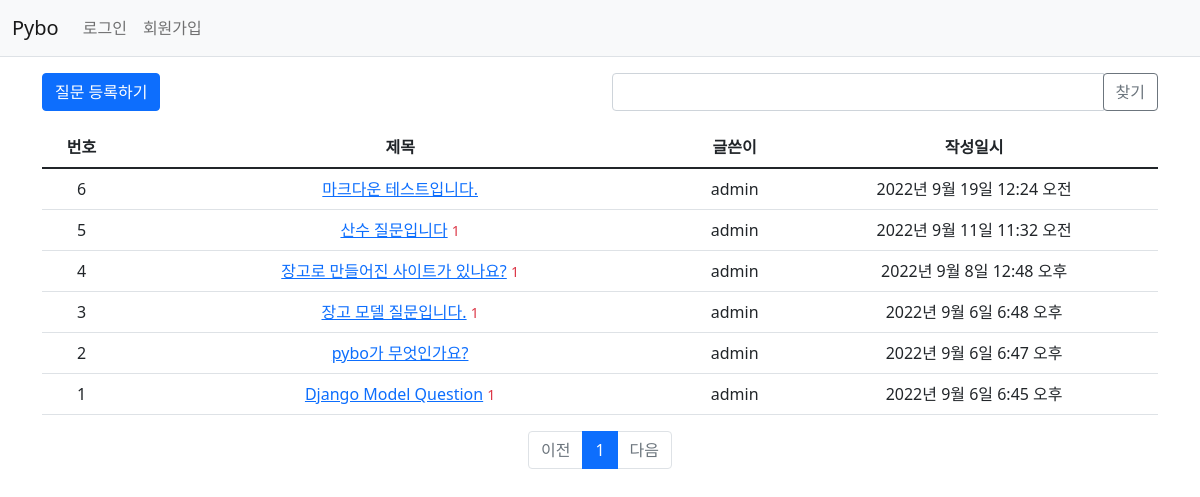
Screenshot of /pybo/ with the database file from the repository.
### pybo/models.py (models this page shows, shortened)
class Question(models.Model):
    author = models.ForeignKey(User, on_delete=models.CASCADE, related_name='author_question')
    subject = models.CharField(max_length=200)
    content = models.TextField()
    create_date = models.DateTimeField()
    modify_date = models.DateTimeField(null=True, blank=True)
    voter = models.ManyToManyField(User, related_name='voter_question')

### pybo/views/base_views.py (the view, shortened to what this page needs)
# urls.py: path('', base_views.index, name='index'),  # '/' 에 해당되는 path
def index(request):
    page = request.GET.get('page', '1')  # 페이지
    kw = request.GET.get('kw', '')  # 검색어
    question_list = Question.objects.order_by('-create_date')
    paginator = Paginator(question_list, 10)  # 페이지당 10개씩 보여주기
    page_obj = paginator.get_page(page)
    context = {'question_list': page_obj, 'page': page, 'kw': kw}
    return render(request, 'pybo/question_list.html', context)

### pybo/templatetags/pybo_filter.py (called while the page is built)
@register.filter
def sub(value, arg):
    return value - arg

### templates/pybo/question_list.html (shortened to what this page needs)
{% extends 'base.html' %}
{% load pybo_filter %}
{% block content %}
<div class="container my-3">
    <div class="row my-3">
        <div class="col-6">
            <a href="{% url 'pybo:question_create' %}" class="btn btn-primary">질문 등록하기</a>
        </div>
        <div class="col-6">
            <div class="input-group">
                <input type="text" id="search_kw" class="form-control" value="{{ kw|default_if_none:'' }}">
                <div class="input-group-append">
                    <button class="btn btn-outline-secondary" type="button" id="btn_search">찾기</button>
                </div>
            </div>
        </div>
    </div>
    <table class="table">
        <thead>
        <tr class="text-center thead-dark">
            <th>번호</th>
            <th style="width:50%">제목</th>
            <th>글쓴이</th>
            <th>작성일시</th>
        </tr>
        </thead>
        <tbody>
        {% if question_list %}
        {% for question in question_list %}
        <tr class="text-center">
            <td>
                {{ question_list.paginator.count|sub:question_list.start_index|sub:forloop.counter0|add:1 }}
            </td>
            <td class="text-left">
                <a href="{% url 'pybo:detail' question.id %}">{{ question.subject }}</a>
                {% if question.answer_set.count > 0 %}
                <span class="text-danger small ml-2">{{ question.answer_set.count }}</span>
                {% endif %}
            </td>
            <td>{{ question.author.username }}</td>
            <td>{{ question.create_date }}</td>
        </tr>
        {% endfor %}
        {% else %}
        <tr>
            <td colspan="3">질문이 없습니다.</td>
        </tr>
        {% endif %}
        </tbody>
    </table>
    <ul class="pagination justify-content-center">
        {% if question_list.has_previous %}
        <li class="page-item">
            <a class="page-link" data-page="{{ question_list.previous_page_number }}"
           href="javascript:void(0)">이전</a>
        </li>
        {% else %}
        <li class="page-item disabled">
            <a class="page-link" tabindex="-1" aria-disabled="true" href="#">이전</a>
        </li>
        {% endif %}
        {% for page_number in question_list.paginator.page_range %}
        {% if page_number >= question_list.number|add:-5 and page_number <= question_list.number|add:5 %}
            {% if page_number == question_list.number %}
            <li class="page-item active" aria-current="page">
                <a class="page-link" data-page="{{ page_number }}"
           href="javascript:void(0)">{{ page_number }}</a>
            </li>
            {% else %}
            <li class="page-item">
                <a class="page-link" data-page="{{ page_number }}"
           href="javascript:void(0)">{{ page_number }}</a>
            </li>
            {% endif %}
        {% endif %}
        {% endfor %}
        {% if question_list.has_next %}
        <li class="page-item">
            <a class="page-link" data-page="{{ question_list.next_page_number }}"
           href="javascript:void(0)">다음</a>
        {% else %}
        <li class="page-item disabled">
            <a class="page-link" tabindex="-1" aria-disabled="true" href="#">다음</a>
        </li>
        {% endif %}
    </ul>
</div>
{% endblock %}

### templates/base.html (shortened to what this page needs)
{% load static %}
<!doctype html>
<html lang="ko">
<head>
    <link rel="stylesheet" type="text/css" href="{% static 'bootstrap.min.css' %}">
    <link rel="stylesheet" type="text/css" href="{% static 'style.css' %}">
</head>
<body>
{% include "navbar.html" %}
{% block content %}
{% endblock %}
</body>
</html>

### templates/navbar.html (shortened to what this page needs)
<nav class="navbar navbar-expand-lg navbar-light bg-light border-bottom">
    <div class="container-fluid">
        <a class="navbar-brand" href="{% url 'pybo:index' %}">Pybo</a>
        <div class="collapse navbar-collapse" id="navbarSupportedContent">
            <ul class="navbar-nav me-auto mb-2 mb-lg-0">
                <li class="nav-item">
                    {% if user.is_authenticated %}
                    <a class="nav-link" href="{% url 'common:logout' %}">{{ user.username }} (로그아웃)</a>
                    {% else %}
                    <a class="nav-link" href="{% url 'common:login' %}">로그인</a>
                    {% endif %}
                </li>
                <li>
                    {% if not user.is_authenticated %}
                    <a class="nav-link" href="{% url 'common:signup' %}">회원가입</a>
                    {% endif %}
                </li>
            </ul>
        </div>
    </div>
</nav>

### rows the page displays
Question: paginator.count|sub "6", subject "마크다운 테스트입니다.", author.username "admin", create_date "2022년 9월 19일 12:24 오전"
Question: paginator.count|sub "5", subject "산수 질문입니다", answer_set.count "1", author.username "admin", create_date "2022년 9월 11일 11:32 오전"
Question: paginator.count|sub "4", subject "장고로 만들어진 사이트가 있나요?", answer_set.count "1", author.username "admin", create_date "2022년 9월 8일 12:48 오후"
Question: paginator.count|sub "3", subject "장고 모델 질문입니다.", answer_set.count "1", author.username "admin", create_date "2022년 9월 6일 6:48 오후"
Question: paginator.count|sub "2", subject "pybo가 무엇인가요?", author.username "admin", create_date "2022년 9월 6일 6:47 오후"
Question: paginator.count|sub "1", subject "Django Model Question", answer_set.count "1", author.username "admin", create_date "2022년 9월 6일 6:45 오후"

### other values shown
{{ page_number }} "1"
